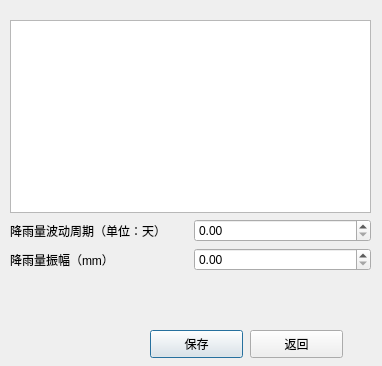
<?xml version="1.0" encoding="UTF-8"?>
<ui version="4.0">
 <class>Set_new_wave</class>
 <widget class="QDialog" name="Set_new_wave">
  <property name="geometry">
   <rect>
    <x>0</x>
    <y>0</y>
    <width>382</width>
    <height>366</height>
   </rect>
  </property>
  <property name="windowTitle">
   <string>设置降雨量波动</string>
  </property>
  <widget class="QPushButton" name="save">
   <property name="geometry">
    <rect>
     <x>150</x>
     <y>330</y>
     <width>93</width>
     <height>28</height>
    </rect>
   </property>
   <property name="text">
    <string>保存</string>
   </property>
  </widget>
  <widget class="QPushButton" name="back">
   <property name="geometry">
    <rect>
     <x>250</x>
     <y>330</y>
     <width>93</width>
     <height>28</height>
    </rect>
   </property>
   <property name="text">
    <string>返回</string>
   </property>
  </widget>
  <widget class="QWidget" name="verticalLayoutWidget">
   <property name="geometry">
    <rect>
     <x>10</x>
     <y>20</y>
     <width>361</width>
     <height>251</height>
    </rect>
   </property>
   <layout class="QVBoxLayout" name="verticalLayout">
    <item>
     <widget class="QTextBrowser" name="textBrowser"/>
    </item>
    <item>
     <layout class="QHBoxLayout" name="horizontalLayout_2">
      <item>
       <widget class="QLabel" name="label_2">
        <property name="text">
         <string>降雨量波动周期（单位：天）</string>
        </property>
       </widget>
      </item>
      <item>
       <widget class="QDoubleSpinBox" name="doubleSpinBox_cycle">
        <property name="maximum">
         <double>9999.989999999999782</double>
        </property>
        <property name="value">
         <double>0.000000000000000</double>
        </property>
       </widget>
      </item>
     </layout>
    </item>
    <item>
     <layout class="QHBoxLayout" name="horizontalLayout">
      <item>
       <widget class="QLabel" name="label">
        <property name="text">
         <string>降雨量振幅（mm）</string>
        </property>
       </widget>
      </item>
      <item>
       <widget class="QDoubleSpinBox" name="doubleSpinBox_amplitude">
        <property name="maximum">
         <double>9999.989999999999782</double>
        </property>
       </widget>
      </item>
     </layout>
    </item>
   </layout>
  </widget>
 </widget>
 <resources/>
 <connections/>
</ui>
